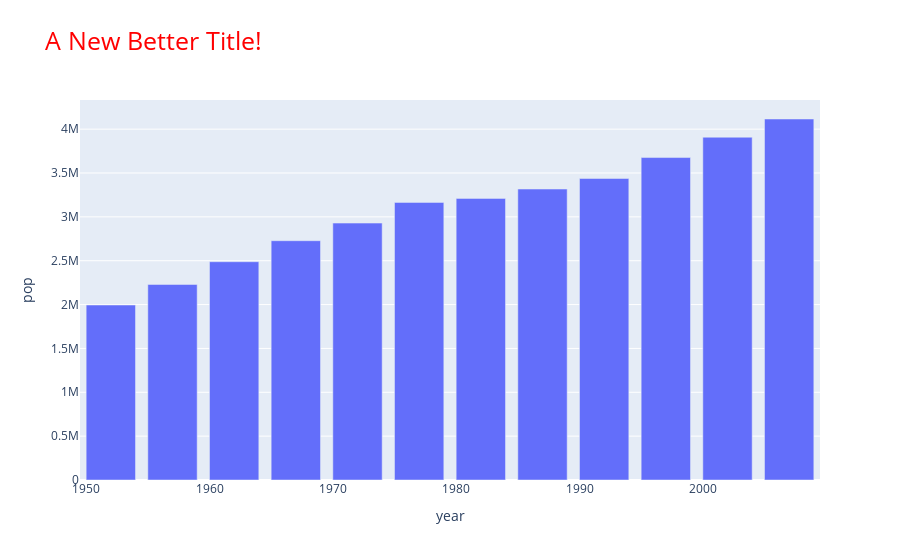

The code cell stored with this chart in its notebook:
### Markdown cell above
# Update Figure Layout

### Code cell
fig.update_layout(title_text = 'A New Better Title!',
                 title_font_size = 25, 
                 title_font_color = 'red')
fig.show()

### Figure 1 — Plotly figure (JSON) as saved in the notebook; plotly's stock layout.template omitted (floating-point values rounded to 4 significant figures)
{"data": [{"alignmentgroup": "True", "hovertemplate": "year=%{x}<br>pop=%{y}<extra></extra>", "legendgroup": "", "marker": {"color": "#636efa", "pattern": {"shape": ""}}, "name": "", "offsetgroup": "", "orientation": "v", "showlegend": false, "textposition": "auto", "type": "bar", "x": [1952, 1957, 1962, 1967, 1972, 1977, 1982, 1987, 1992, 1997, 2002, 2007], "xaxis": "x", "y": [1994794, 2229407, 2488550, 2728150, 2929100, 3164900, 3210650, 3317166, 3437674, 3676187, 3908037, 4115771], "yaxis": "y"}], "layout": {"barmode": "relative", "legend": {"tracegroupgap": 0}, "title": {"font": {"color": "red", "size": 25}, "text": "A New Better Title!"}, "xaxis": {"anchor": "y", "domain": [0, 1], "title": {"text": "year"}}, "yaxis": {"anchor": "x", "domain": [0, 1], "title": {"text": "pop"}}}}
